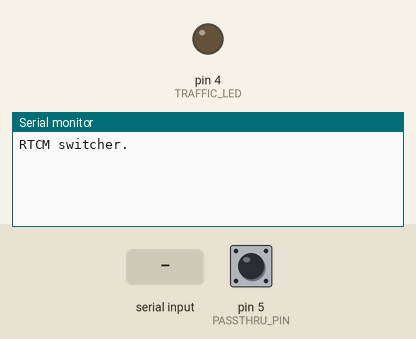
Recording of a sketch running on a simulated Teensy 4. On the bench: output pins drawn as LEDs (lit = HIGH), the last lines printed to the serial monitor. The test bench sets the inputs (shaded band); at power-on: pin 5 (PASSTHRU_PIN) HIGH.

Above: at 1.2 s.
1.3 s: "1" received over Serial
2.8 s: pin 5 (PASSTHRU_PIN) pulled LOW for 0.15 s
At 2.93 s:
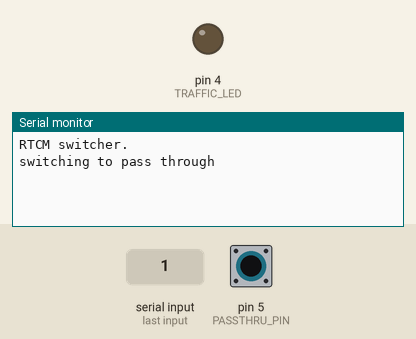
At 4.3 s:
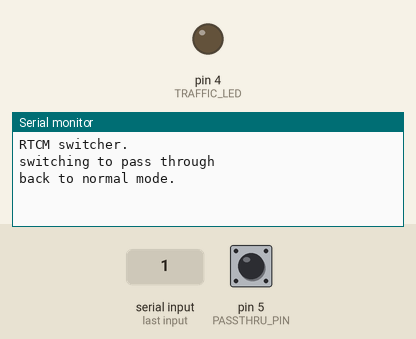

The sketch:

rtcm_switch.ino
```cpp
/* This sketch multiplexes two RTCM serial sources into one.
 * On ESP32,the sources are Radio (Serial2) and Bluetooth SPP.
 *
 * The ESP32 vesion defaults to passing Radio (Serial2) through
 * to GPS (Serial1) unless data is received on Bluetooth Serial.
 * In that case, only bluetooth data is passed to GPS (Serial1).
 * After a timeout of no data received, it switches back to
 * Radio (Serial2).
 *
 * Speed is usually set to 57600 because that's what I'm using
 * on the Trimble receivers and the radio network.
 *
 * Using pins 16 & 17 for the GPS uart (F9P uart2 or Trimble Port
 * C).  Pins 21 & 22 connect to the radio modem's uart.
 * Pin 5 is a button/switch to enable pass-through mode for
 * connecting XCTU to the Digi receiver via the RS232 port.
 */

#include "whichteensy.h"

#ifndef TEENSY
#include <BluetoothSerial.h>
#endif

//#define I2C

#ifdef I2C
#include <Wire.h>
#include <SparkFun_u-blox_GNSS_v3.h>

SFE_UBLOX_GNSS myGNSS;

#endif

#ifdef TEENSY
#define SerialBT Serial
#define GPS Serial1
#define Radio Serial2
#else
//ESP32
BluetoothSerial SerialBT;
HardwareSerial GPS(1);
HardwareSerial Radio(2);
#endif

unsigned long last_bt_time;
bool use_bluetooth;

#define BT_TIMEOUT 3000 //3 seconds

#define RADIO_RX 21
#define RADIO_TX 22

#define GPS_RX 16
#define GPS_TX 17

#define PASSTHRU_PIN 5

#define TRAFFIC_LED 4

#define RADIO_SPEED 57600
#define GPS_SPEED 57600

#define BLUETOOTH_NAME "Tractor RTK"


/* Set serial_wait create a delay (in milliseconds)
   before data is passed through to the serial port, in
   order to wait for the monitor to boot up.  Set to 0
   if not needed. */
unsigned long serial_wait=0; //ms delay before relaying data
bool pass_through = false;
unsigned long last_time = 0;


#ifdef I2C
char rtcm_buffer[1026];
int buf_len = 0;
int rtcm_state = 0;
int rtcm_length = 0;

void onI2C_GGA(NMEA_GGA_data_t *nmeaData)
{
	//write out GGA sentence to the bluetooth
	SerialBT.print((const char *)nmeaData->nmea); //includes CRLF
}


void process_rtcm_byte(char b) {
	//rtcm parsing state machine

	switch (rtcm_state) {
	case 0:
		//look for beginning of rtcm packet
		if (b != 0xd3)
			return;
		else {
			//we've got the beginning of a new packet now
			buf_len = 0;
			rtcm_buffer[buf_len++] = b;
			rtcm_state = 1;
		}
		break;
	case 1:
		//looking for length of message, next 2 bytes
		if (buf_len < 3) {
			rtcm_buffer[buf_len++] = b;
		}

		if (buf_len == 3) {
			rtcm_state = 3; //don't need to know type
			rtcm_length = (rtcm_buffer[1] << 8) + rtcm_buffer[2];
			rtcm_length &= 0x03ff; //isolate 10 least significant bits
			//Serial.println();
			//Serial.print("message length is: ");
			//Serial.println(rtcm_length);
		}
		break;
	case 2:
		//look for message type
		if (buf_len < 5) {
			rtcm_buffer[buf_len++] = b;
		}
		if (buf_len == 5) {
			//don't really care about type, but here it is if we want it
			int type =  (rtcm_buffer[3] << 8) + rtcm_buffer[4];
			type >>= 4; //isolate 12 most significant bits
#ifdef TEENSY
			//Serial.println();
			//Serial.print("Got message type: ");
			//Serial.println(type);
#endif
			rtcm_state = 3;
		}
		break;
	case 3:
		//get the message body
		if (buf_len < (rtcm_length + 6) && buf_len < 1024) {
			rtcm_buffer[buf_len++] = b;
		}
		if (buf_len == 1023) {
			//buffer overflow, restart
			rtcm_state = 0;
			return;
		}
		if (buf_len == (rtcm_length + 6)) {
			//we now have a full message including the CRC byte
			//transmit the entire packet to GNSS
			myGNSS.pushRawData(((uint8_t *)rtcm_buffer), buf_len, false);
			rtcm_state = 0;
		}
		break;
	default:
		rtcm_state = 0; //should never happen
	}
}


#endif

void setup() {
	unsigned long start_time;

	Serial.begin(115200);
#ifdef TEENSY
	SerialBT.begin(9600); //fake BT on usb serial for testing
	GPS.begin(GPS_SPEED);
	Radio.begin(RADIO_SPEED);
#else
	Radio.begin(RADIO_SPEED,SERIAL_8N1,RADIO_RX,RADIO_TX); //radio
	GPS.begin(GPS_SPEED,SERIAL_8N1,GPS_RX,GPS_TX); //F9P or Trimble
	SerialBT.begin(BLUETOOTH_NAME); //hard code name
#endif

	Serial.println();
	Serial.println("RTCM switcher.");

	use_bluetooth = false;
	last_bt_time = millis();

	pinMode(TRAFFIC_LED, OUTPUT);
	pinMode(PASSTHRU_PIN, INPUT_PULLUP);

#       ifdef I2C
	Wire.begin();

	if (myGNSS.begin() == false) {
		Serial.println(F("Cannot detect F9P. Halting."));
		while (1) {
			digitalWrite(TRAFFIC_LED, HIGH);
			delay(2000);
			digitalWrite(TRAFFIC_LED, LOW);
			delay(500);
		}
	}

	//enable NMEA output on I2C
	myGNSS.setI2COutput(COM_TYPE_UBX | COM_TYPE_NMEA);

	//enable RTCM input on I2C
	myGNSS.setI2CInput(COM_TYPE_UBX | COM_TYPE_RTCM3);

	//set it to output 1Hz only
	myGNSS.setNavigationFrequency(1);
	// Several of these are on by default so let's disable them

	// Use cfgValset to disable / enable individual NMEA messages
	myGNSS.newCfgValset(VAL_LAYER_RAM_BBR);
	myGNSS.addCfgValset(UBLOX_CFG_MSGOUT_NMEA_ID_GLL_I2C, 0);
	myGNSS.addCfgValset(UBLOX_CFG_MSGOUT_NMEA_ID_GSA_I2C, 0);
	myGNSS.addCfgValset(UBLOX_CFG_MSGOUT_NMEA_ID_GSV_I2C, 0);
	myGNSS.addCfgValset(UBLOX_CFG_MSGOUT_NMEA_ID_RMC_I2C, 0);
	myGNSS.addCfgValset(UBLOX_CFG_MSGOUT_NMEA_ID_VTG_I2C, 0);
	// Leave only GGA enabled at current navigation rate
	myGNSS.addCfgValset(UBLOX_CFG_MSGOUT_NMEA_ID_GGA_I2C, 1);

	if (myGNSS.sendCfgValset()) // Send the configuration VALSET
		Serial.println(F("NMEA messages were configured successfully"));
	else
		Serial.println(F("NMEA message configuration failed!"));

	myGNSS.setMainTalkerID(SFE_UBLOX_MAIN_TALKER_ID_DEFAULT);
	myGNSS.setHighPrecisionMode(true);

	// Set up the callback for GNGGA.  data will
	// automatically be transfered to bluetooth by
	// this callback

	myGNSS.setNMEAGNGGAcallbackPtr(&onI2C_GGA);


#endif

	if (serial_wait > 0) {
		start_time = millis();

		while ( (millis() - start_time) < serial_wait) {
			//consume the bytes so buffers don't overflow
			if (Radio.available())
				Radio.read();
			if (SerialBT.available())
				SerialBT.read();
		}
	}
}

void loop() {
	uint8_t c;
#ifdef I2C
	myGNSS.checkUblox();
	myGNSS.checkCallbacks();
#endif

	if (!digitalRead(PASSTHRU_PIN)) {
		if (!pass_through) {
			Serial.println("switching to pass through");
		}
		pass_through = true;
		use_bluetooth = false;
	} else {
		if (pass_through) {
			Serial.println("back to normal mode.");
		}
		pass_through = false;
	}

	if (Radio.available()) {
		c = Radio.read();
		if (pass_through || !use_bluetooth) {
			digitalWrite(TRAFFIC_LED,HIGH);
			GPS.write(c);
#ifdef I2C
			process_rtcm_byte(c);
#endif
		}
	} else if (!use_bluetooth) {
		digitalWrite(TRAFFIC_LED,LOW);
	}

	if (GPS.available()) {
		//pass GGA data onto bluetooth for VRS NTRIP
		c = GPS.read();
		if (pass_through) {
			Radio.write(c);
		} else {
			SerialBT.write(c);
		}
	}

	if (SerialBT.available()) {
		//Bluetooth data available, switch to bluetooth

		c = SerialBT.read();
		//if (!use_bluetooth) {
		//	Serial.println ("Switching to Bluetooth.");
		//}

		if (!pass_through) {
			use_bluetooth = true;
			last_bt_time = millis();

			GPS.write(c);
#ifdef I2C
			//Serial.write(c);
			process_rtcm_byte(c);
#endif
			while(SerialBT.available()) {
				c = SerialBT.read();
				GPS.write(c);
#ifdef I2C
				//Serial.write(c);
				process_rtcm_byte(c);
#endif
			}

			digitalWrite(TRAFFIC_LED,HIGH);
		}
	} else {
		if ((millis() - last_bt_time) > BT_TIMEOUT) {
			//haven't seen any bt data in a while
			//switch back to radio.

			//if (use_bluetooth) {
			//	Serial.println("Switching back to radio.");
			//}
			use_bluetooth = false;
		}
		if (use_bluetooth) {
			digitalWrite(TRAFFIC_LED,LOW);
		}
	}
	if ((millis() - last_time) >2000 ) {
		last_time = millis();

		//do something every two seconds

	}


}
```

whichteensy.h
```cpp
#ifndef __WHICHTEENSY_H__
#define __WHICHTEENSY_H__

#ifdef ARDUINO_TEENSY40
#define TEENSY 1
#endif
#ifdef ARDUINO_TEENSY41
#define TEENSY 1
#endif
#ifdef ARDUINO_TEENSY36
#error "Teensy 3.6 not supported at this time."
#define TEENSY 1
#endif

#endif
```

Measured:
- after the input at 2.8 s, the serial monitor: prints a new line at once (image 1)
